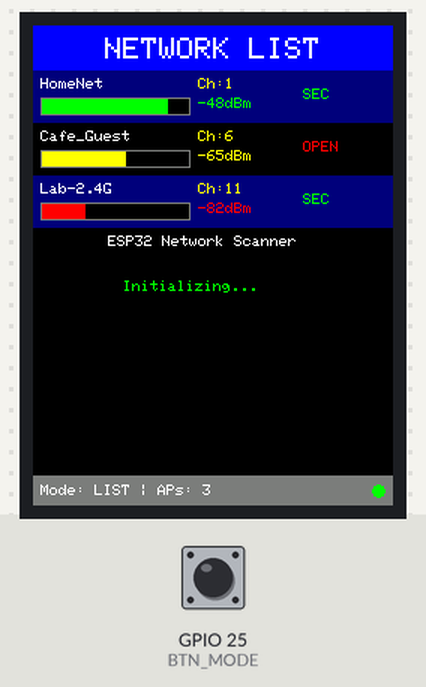
The sketch below on a simulated ESP32. On the bench: 240×320 colour display. The inputs (shaded band) are chosen by the test bench; at power-on: GPIO 25 (BTN_MODE) HIGH. A WiFi scan finds three made-up networks; what the sketch prints to the serial monitor is not drawn.

Above: at 5.6 s.
5.7 s: GPIO 25 (BTN_MODE) pulled LOW for 1 s
At 7.8 s:
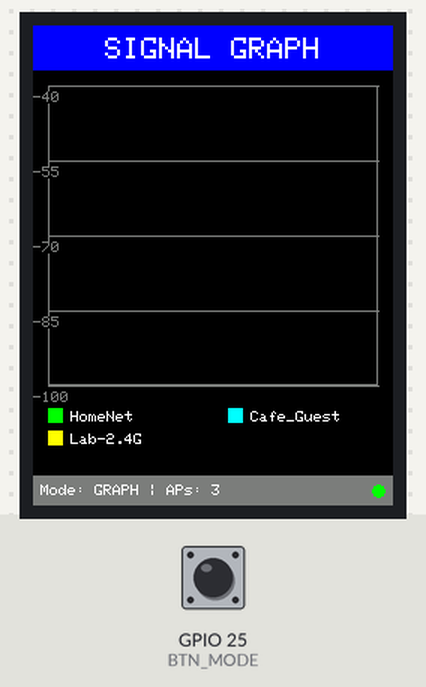
8.2 s: GPIO 25 (BTN_MODE) pulled LOW for 3.2 s
At 11.0 s:
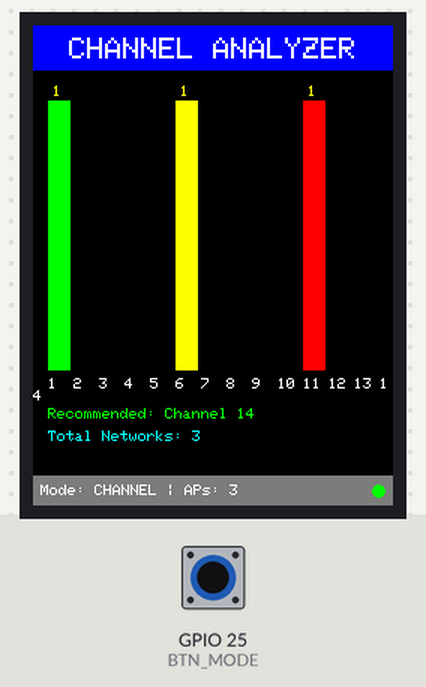
12.9 s: GPIO 25 (BTN_MODE) pulled LOW for 0.15 s
At 14.4 s:
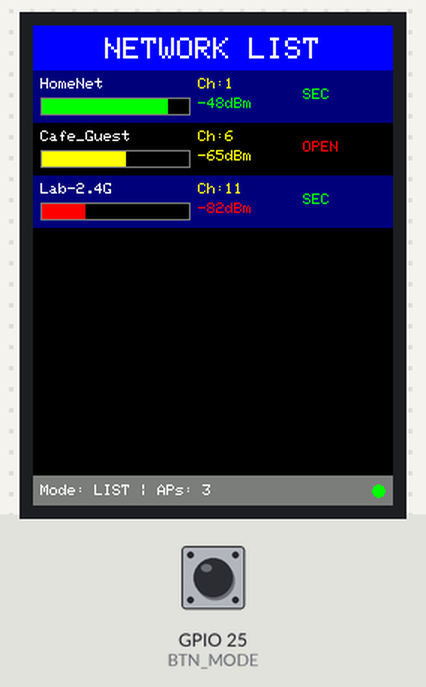
16.0 s: GPIO 25 (BTN_MODE) pulled LOW for 0.15 s
At 16.5 s:
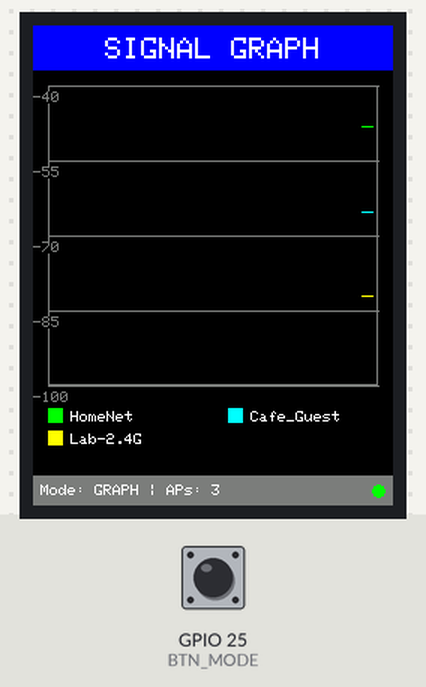
Timing chart, 0 to 19.0 s (numbered marks = the images above; inputs shaded):
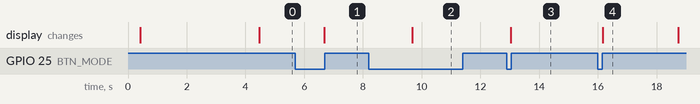

Measured:
- after the input at 5.7 s, the display: changes after 0.99 s (image 1)
- after the input at 8.2 s, the display: changes after 1.5 s (image 2)
- after the input at 12.9 s, the display: changes after 0.13 s (image 3)
- after the input at 16.0 s, the display: changes after 0.16 s (image 4)

The sketch:

WiFi_Monitor_ESP32.ino
```cpp
/*
 * WiFi Packet Monitor for ESP32 + ILI9341
 * Mini Wireshark-style network scanner
 *
 * Hardware:
 * - ESP32 DevKit V1
 * - ILI9341 240x320 TFT Display (SPI)
 *
 * Features:
 * - Real-time WiFi network scanning
 * - SSID, RSSI, Channel display
 * - Signal strength graphs
 * - Channel analyzer
 * - Auto-updating display
 */

#include <WiFi.h>
#include <TFT_eSPI.h>

TFT_eSPI tft = TFT_eSPI();

// Display modes
enum DisplayMode {
  MODE_LIST,
  MODE_GRAPH,
  MODE_CHANNEL_ANALYZER
};

DisplayMode currentMode = MODE_LIST;

// Network data structure
struct NetworkInfo {
  String ssid;
  int32_t rssi;
  uint8_t channel;
  uint8_t encryption;
  bool active;
};

#define MAX_NETWORKS 20
NetworkInfo networks[MAX_NETWORKS];
int networkCount = 0;

// UI Settings
#define HEADER_HEIGHT 30
#define STATUS_HEIGHT 20
#define LIST_ITEM_HEIGHT 35
#define MAX_VISIBLE_ITEMS 7

int scrollOffset = 0;
unsigned long lastScan = 0;
unsigned long lastUpdate = 0;
const unsigned long SCAN_INTERVAL = 3000;  // Scan every 3 seconds
const unsigned long UPDATE_INTERVAL = 100; // UI update every 100ms

// Button pins (optional - for mode switching)
#define BTN_MODE 25  // Boot button on ESP32
bool lastButtonState = HIGH;

// Signal strength history for graphing
#define HISTORY_SIZE 60
int signalHistory[MAX_NETWORKS][HISTORY_SIZE];
int historyIndex = 0;

void setup() {
  Serial.begin(115200);

  // Initialize display
  tft.init();
  tft.setRotation(0); // Portrait mode
  tft.fillScreen(TFT_BLACK);

  // Initialize WiFi in station mode
  WiFi.mode(WIFI_STA);
  WiFi.disconnect();
  delay(100);

  // Initialize button
  pinMode(BTN_MODE, INPUT_PULLUP);

  // Initialize signal history
  for (int i = 0; i < MAX_NETWORKS; i++) {
    for (int j = 0; j < HISTORY_SIZE; j++) {
      signalHistory[i][j] = -100;
    }
  }

  // Show splash screen
  showSplash();
  delay(2000);

  // Initial scan
  scanNetworks();
  drawUI();
}

void loop() {
  unsigned long currentTime = millis();

  // Check mode button
  checkModeButton();

  // Periodic network scan
  if (currentTime - lastScan >= SCAN_INTERVAL) {
    lastScan = currentTime;
    scanNetworks();
    updateSignalHistory();
  }

  // Update display
  if (currentTime - lastUpdate >= UPDATE_INTERVAL) {
    lastUpdate = currentTime;
    drawUI();
  }

  delay(10);
}

void scanNetworks() {
  Serial.println("Scanning networks...");
  int n = WiFi.scanNetworks(false, true); // async=false, show_hidden=true

  networkCount = min(n, MAX_NETWORKS);

  for (int i = 0; i < networkCount; i++) {
    networks[i].ssid = WiFi.SSID(i);
    networks[i].rssi = WiFi.RSSI(i);
    networks[i].channel = WiFi.channel(i);
    networks[i].encryption = WiFi.encryptionType(i);
    networks[i].active = true;

    // Truncate long SSIDs
    if (networks[i].ssid.length() > 18) {
      networks[i].ssid = networks[i].ssid.substring(0, 15) + "...";
    }
  }

  Serial.printf("Found %d networks\n", networkCount);
}

void updateSignalHistory() {
  historyIndex = (historyIndex + 1) % HISTORY_SIZE;

  for (int i = 0; i < networkCount && i < MAX_NETWORKS; i++) {
    signalHistory[i][historyIndex] = networks[i].rssi;
  }
}

void checkModeButton() {
  bool buttonState = digitalRead(BTN_MODE);

  if (buttonState == LOW && lastButtonState == HIGH) {
    // Button pressed
    currentMode = (DisplayMode)((currentMode + 1) % 3);
    tft.fillScreen(TFT_BLACK);
    drawUI();
    delay(500); // Debounce
    Serial.printf("button pressed=",buttonState);
  }

  lastButtonState = buttonState;
}

void drawUI() {
  switch (currentMode) {
    case MODE_LIST:
      drawListMode();
      break;
    case MODE_GRAPH:
      drawGraphMode();
      break;
    case MODE_CHANNEL_ANALYZER:
      drawChannelAnalyzer();
      break;
  }
}

void showSplash() {
  tft.fillScreen(TFT_BLACK);
  tft.setTextColor(TFT_CYAN, TFT_BLACK);
  tft.setTextSize(2);
  tft.setCursor(30, 100);
  tft.println("WiFi Monitor");

  tft.setTextColor(TFT_WHITE, TFT_BLACK);
  tft.setTextSize(1);
  tft.setCursor(50, 140);
  tft.println("ESP32 Network Scanner");

  tft.setTextColor(TFT_GREEN, TFT_BLACK);
  tft.setCursor(60, 170);
  tft.println("Initializing...");
}

void drawListMode() {
  // Draw header
  drawHeader("NETWORK LIST");

  // Draw network list
  int startY = HEADER_HEIGHT;
  int visibleCount = min(MAX_VISIBLE_ITEMS, networkCount);

  for (int i = 0; i < visibleCount; i++) {
    int idx = i + scrollOffset;
    if (idx >= networkCount) break;

    int y = startY + (i * LIST_ITEM_HEIGHT);
    drawNetworkItem(networks[idx], y, i % 2 == 0);
  }

  // Draw status bar
  drawStatusBar();
}

void drawNetworkItem(NetworkInfo &net, int y, bool alternate) {
  // Background
  uint16_t bgColor = alternate ? TFT_NAVY : TFT_BLACK;
  tft.fillRect(0, y, 240, LIST_ITEM_HEIGHT, bgColor);

  // SSID
  tft.setTextSize(1);
  tft.setTextColor(TFT_WHITE, bgColor);
  tft.setCursor(5, y + 5);
  tft.println(net.ssid.length() > 0 ? net.ssid : "<Hidden>");

  // Signal strength bar
  int signalPercent = constrain(map(net.rssi, -100, -40, 0, 100), 0, 100);
  drawSignalBar(5, y + 18, 100, 12, signalPercent, net.rssi);

  // Channel
  tft.setTextColor(TFT_YELLOW, bgColor);
  tft.setCursor(110, y + 5);
  tft.printf("Ch:%d", net.channel);

  // RSSI value
  tft.setTextColor(getRSSIColor(net.rssi), bgColor);
  tft.setCursor(110, y + 18);
  tft.printf("%ddBm", net.rssi);

  // Encryption icon
  tft.setTextColor(net.encryption == WIFI_AUTH_OPEN ? TFT_RED : TFT_GREEN, bgColor);
  tft.setCursor(180, y + 12);
  tft.println(net.encryption == WIFI_AUTH_OPEN ? "OPEN" : "SEC");
}

void drawSignalBar(int x, int y, int w, int h, int percent, int rssi) {
  // Border
  tft.drawRect(x, y, w, h, TFT_DARKGREY);

  // Fill based on signal strength
  int fillWidth = (w - 2) * percent / 100;
  uint16_t color = getRSSIColor(rssi);

  tft.fillRect(x + 1, y + 1, fillWidth, h - 2, color);
  tft.fillRect(x + 1 + fillWidth, y + 1, w - 2 - fillWidth, h - 2, TFT_BLACK);
}

void drawGraphMode() {
  drawHeader("SIGNAL GRAPH");

  // Draw graph area
  int graphX = 10;
  int graphY = HEADER_HEIGHT + 10;
  int graphW = 220;
  int graphH = 200;

  // Background
  tft.fillRect(graphX, graphY, graphW, graphH, TFT_BLACK);

  // Draw grid
  tft.drawRect(graphX, graphY, graphW, graphH, TFT_DARKGREY);

  // Horizontal grid lines (RSSI levels)
  for (int i = 0; i <= 4; i++) {
    int y = graphY + (graphH * i / 4);
    tft.drawLine(graphX, y, graphX + graphW, y, TFT_DARKGREY);

    // RSSI labels
    tft.setTextSize(1);
    tft.setTextColor(TFT_DARKGREY, TFT_BLACK);
    int rssiValue = -40 - (15 * i);
    tft.setCursor(graphX + graphW + 5, y - 4);
    tft.printf("%d", rssiValue);
  }

  // Draw signal lines for top networks
  int maxLines = min(5, networkCount);
  uint16_t colors[] = {TFT_GREEN, TFT_CYAN, TFT_YELLOW, TFT_MAGENTA, TFT_ORANGE};

  for (int netIdx = 0; netIdx < maxLines; netIdx++) {
    uint16_t color = colors[netIdx % 5];

    for (int i = 1; i < HISTORY_SIZE; i++) {
      int idx1 = (historyIndex + i - 1) % HISTORY_SIZE;
      int idx2 = (historyIndex + i) % HISTORY_SIZE;

      int rssi1 = signalHistory[netIdx][idx1];
      int rssi2 = signalHistory[netIdx][idx2];

      if (rssi1 > -100 && rssi2 > -100) {
        int x1 = graphX + (i - 1) * graphW / HISTORY_SIZE;
        int x2 = graphX + i * graphW / HISTORY_SIZE;

        int y1 = graphY + graphH - map(constrain(rssi1, -100, -40), -100, -40, 0, graphH);
        int y2 = graphY + graphH - map(constrain(rssi2, -100, -40), -100, -40, 0, graphH);

        tft.drawLine(x1, y1, x2, y2, color);
      }
    }
  }

  // Draw legend
  int legendY = graphY + graphH + 15;
  tft.setTextSize(1);
  for (int i = 0; i < maxLines; i++) {
    int x = 10 + (i % 2) * 120;
    int y = legendY + (i / 2) * 15;

    tft.fillRect(x, y, 10, 10, colors[i % 5]);
    tft.setTextColor(TFT_WHITE, TFT_BLACK);
    tft.setCursor(x + 15, y + 2);

    String ssid = networks[i].ssid;
    if (ssid.length() > 12) ssid = ssid.substring(0, 9) + "...";
    tft.println(ssid);
  }

  drawStatusBar();
}

void drawChannelAnalyzer() {
  drawHeader("CHANNEL ANALYZER");

  // Count networks per channel
  int channelCount[14] = {0};
  int channelMaxRSSI[14];
  for (int i = 0; i < 14; i++) channelMaxRSSI[i] = -100;

  for (int i = 0; i < networkCount; i++) {
    int ch = networks[i].channel;
    if (ch >= 1 && ch <= 14) {
      channelCount[ch - 1]++;
      if (networks[i].rssi > channelMaxRSSI[ch - 1]) {
        channelMaxRSSI[ch - 1] = networks[i].rssi;
      }
    }
  }

  // Draw channel bars
  int barWidth = 15;
  int spacing = 2;
  int maxBarHeight = 180;
  int startX = 10;
  int startY = HEADER_HEIGHT + 20;

  // Find max count for scaling
  int maxCount = 1;
  for (int i = 0; i < 14; i++) {
    if (channelCount[i] > maxCount) maxCount = channelCount[i];
  }

  // Draw bars
  for (int i = 0; i < 14; i++) {
    int x = startX + i * (barWidth + spacing);
    int barHeight = (channelCount[i] * maxBarHeight) / maxCount;
    int y = startY + maxBarHeight - barHeight;

    // Color based on signal strength
    uint16_t color = getRSSIColor(channelMaxRSSI[i]);
    if (channelCount[i] == 0) color = TFT_DARKGREY;

    tft.fillRect(x, y, barWidth, barHeight, color);

    // Channel number
    tft.setTextSize(1);
    tft.setTextColor(TFT_WHITE, TFT_BLACK);
    tft.setCursor(x, startY + maxBarHeight + 5);
    tft.printf("%d", i + 1);

    // Network count
    if (channelCount[i] > 0) {
      tft.setTextColor(TFT_YELLOW, TFT_BLACK);
      tft.setCursor(x + 3, y - 10);
      tft.printf("%d", channelCount[i]);
    }
  }

  // Draw recommended channel
  int minInterference = 999;
  int recommendedCh = 1;

  for (int i = 0; i < 14; i++) {
    int interference = 0;
    for (int j = max(0, i - 2); j <= min(13, i + 2); j++) {
      interference += channelCount[j];
    }
    if (interference < minInterference) {
      minInterference = interference;
      recommendedCh = i + 1;
    }
  }

  tft.setTextSize(1);
  tft.setTextColor(TFT_GREEN, TFT_BLACK);
  tft.setCursor(10, startY + maxBarHeight + 25);
  tft.printf("Recommended: Channel %d", recommendedCh);

  tft.setTextColor(TFT_CYAN, TFT_BLACK);
  tft.setCursor(10, startY + maxBarHeight + 40);
  tft.printf("Total Networks: %d", networkCount);

  drawStatusBar();
}

void drawHeader(const char* title) {
  tft.fillRect(0, 0, 240, HEADER_HEIGHT, TFT_BLUE);
  tft.setTextSize(2);
  tft.setTextColor(TFT_WHITE, TFT_BLUE);

  // Center the title
  int textWidth = strlen(title) * 12;
  int x = (240 - textWidth) / 2;
  tft.setCursor(x, 8);
  tft.println(title);
}

void drawStatusBar() {
  int y = 320 - STATUS_HEIGHT;
  tft.fillRect(0, y, 240, STATUS_HEIGHT, TFT_DARKGREY);

  tft.setTextSize(1);
  tft.setTextColor(TFT_WHITE, TFT_DARKGREY);
  tft.setCursor(5, y + 6);

  switch (currentMode) {
    case MODE_LIST:
      tft.printf("Mode: LIST | APs: %d", networkCount);
      break;
    case MODE_GRAPH:
      tft.printf("Mode: GRAPH | APs: %d", networkCount);
      break;
    case MODE_CHANNEL_ANALYZER:
      tft.printf("Mode: CHANNEL | APs: %d", networkCount);
      break;
  }

  // Show scan indicator
  tft.fillCircle(230, y + 10, 4, TFT_GREEN);
}

uint16_t getRSSIColor(int rssi) {
  if (rssi >= -50) return TFT_GREEN;
  else if (rssi >= -60) return TFT_GREENYELLOW;
  else if (rssi >= -70) return TFT_YELLOW;
  else if (rssi >= -80) return TFT_ORANGE;
  else return TFT_RED;
}
```
